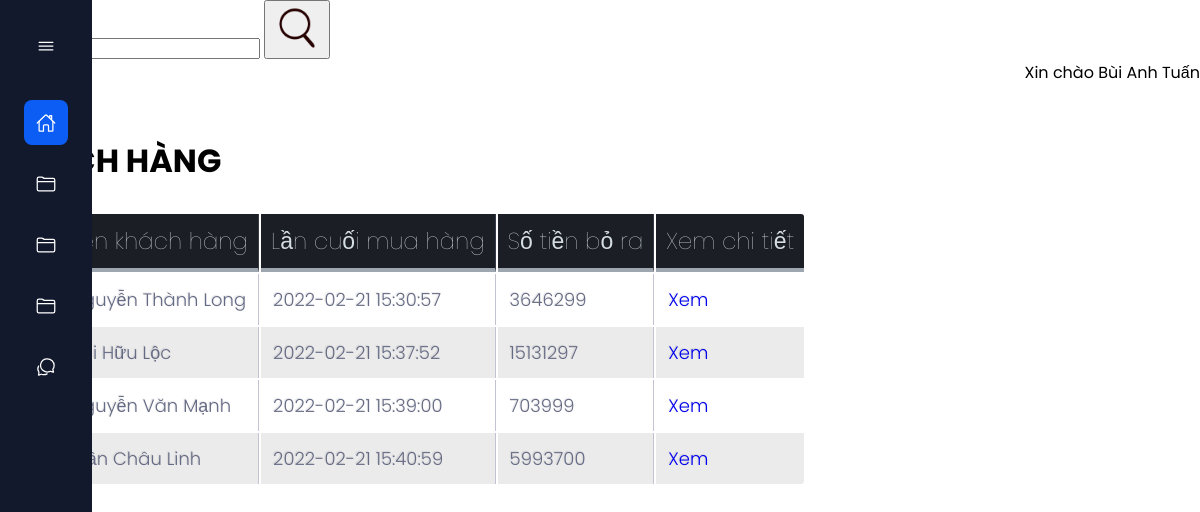
/admin/customers/index.php (signed in), run on the app's committed database.
### tables this page shows
CREATE TABLE `customers` (
  `id` int NOT NULL,
  `name` varchar(200) NOT NULL,
  `gender` varchar(200) NOT NULL,
  `dob` date NOT NULL,
  `email` varchar(200) NOT NULL,
  `password` varchar(200) NOT NULL,
  `token` varchar(200) DEFAULT NULL
);

### admin/customers/index.php (the view, shortened to what this page needs)
<!DOCTYPE html>
<html>
<head>
	<link rel="stylesheet" href="../index3.css">
	<link rel="stylesheet" href="../style_validate1.css">
	<link rel="stylesheet" type="text/css" href="../style_table.css">
</head>
<?php require '../connect_database.php';
if (isset($_GET['search'])) {
	$content_search = $_GET['search'];
} else {
	$content_search = '';
}
if ( empty($_GET['index_page']) ) {
	$index_page = 1;
} else {
	$index_page = $_GET['index_page'];
}
$sql_count_customers = "SELECT count(*) FROM customers WHERE name LIKE '%$content_search%' ";
$count_customers = mysqli_fetch_array(mysqli_query($connect_database, $sql_count_customers))['count(*)'];
$customers_per_page = 14;
$pages = ceil($count_customers / $customers_per_page);
$customers_skipped = ( $index_page - 1) * $customers_per_page;
$sql_select_customers = "
	SELECT customers.id as 'id', customers.name as 'name', IFNULL(sum(receipts.total),0) as 'money', IFNULL(MAX(receipts.order_time), 'Chưa mua lần nào') as 'last_time'
	FROM receipts
	RIGHT JOIN customers ON receipts.customer_id = customers.id
	WHERE name LIKE '%$content_search%'
	GROUP BY customers.id
	LIMIT $customers_per_page
	OFFSET $customers_skipped
";
$query_sql_select_customers = mysqli_query($connect_database, $sql_select_customers);
?>
<body>
<?php require '../menu.php'; ?>
<div class="top">
	<div class = "search">
		<form class = "form_search">
			<input type="search" name="search" value = "<?php echo $content_search ?>">
			<button>
				<img src="../style/style_image/icon_search.png" width="50px">
			</button>
		</form>
	</div>
	<div class = "login">
		<span>Xin chào <?php echo $_SESSION['name'] ?></span>
	</div>
</div>
<div class = "bot">
	<div class = "header">
		<h1 class = "header" >KHÁCH HÀNG</h1>
	</div>
	<br>
	<?php require '../validate.php' ?>
	<table class = "table">
		<tr>
			<th>Mã</th>
			<th>Tên khách hàng</th>
			<th>Lần cuối mua hàng</th>
			<th>Số tiền bỏ ra</th>
			<th>Xem chi tiết</th>
		</tr>
		<?php foreach ($query_sql_select_customers as $each_customer) { ?>
		<tr>
			<td><?php echo $each_customer['id'] ?></td>
			<td><?php echo $each_customer['name'] ?></td>
			<td><?php echo $each_customer['last_time'] ?></td>
			<td><?php echo $each_customer['money'] ?></td>
			<td>
				<a href="detail_customer.php?id=<?php echo $each_customer['id'] ?>">Xem</a>
			</td>
		</tr>
		<?php } ?>
	</table>
	<?php for ( $i = 1; $i <= $pages; $i++) {  ?>
		<a href="?index_page=<?php echo $i ?>&search=<?php echo $content_search ?>"><?php echo $i ?></a>
	<?php } ?>
</div>
</body>
</html>

### admin/index3.css (style rules this page uses)
body { padding: 0px; margin: 0px; }
.search { display: flex; justify-content: flex-start; }
.login { display: flex; justify-content: flex-end; }
.header { margin-top: 25px; background-color: white; padding: 1px; }

### admin/style_table.css (style rules this page uses)
th { color:#D5DDE5;; background:#1b1e24; border-bottom:4px solid #9ea7af; border-right: 1px solid #343a45; font-size:23px; font-weight: 100; padding:10px; text-align:left; text-shadow: 0 1px 1px rgba(0, 0, 0, 0.1); vertical-align:middle; }
th:first-child { border-top-left-radius:3px; }
th:last-child { border-top-right-radius:3px; border-right:none; }
tr { border-top: 1px solid #C1C3D1; border-bottom-: 1px solid #C1C3D1; color:#666B85; font-size:16px; font-weight:normal; text-shadow: 0 1px 1px rgba(256, 256, 256, 0.1); }
tr:first-child { border-top:none; }
tr:last-child { border-bottom:none; }
tr:nth-child(odd) td { background:#EBEBEB; }
tr:last-child td:first-child { border-bottom-left-radius:3px; }
tr:last-child td:last-child { border-bottom-right-radius:3px; }
td { background:#FFFFFF; padding:12px; text-align:left; vertical-align:middle; font-weight:300; font-size:18px; text-shadow: -1px -1px 1px rgba(0, 0, 0, 0.1); border-right: 1px solid #C1C3D1; }
td:last-child { border-right: 0px; }

### admin/style_menu.css (style rules this page uses)
:root { --nav-width: 92px; --first-color: #0C5DF4; --bg-color: #12192C; --sub-color: #B6CEFC; --white-color: #FFF; --body-font: 'Poppins', sans-serif; --normal-font-size: 1rem; --small-font-size: .875rem; --z-fixed: 100; }
*,::before,::after { box-sizing: border-box; }
body { position: relative; margin: 0; padding: 2rem 0 0 6.75rem; font-family: var(--body-font); font-size: var(--normal-font-size); transition: .5s; }
h1 { margin: 0; }
a { text-decoration: none; }

### admin/index1.css (style rules this page uses)
body { padding: 0px; margin: 0px; }
.search { display: flex; justify-content: flex-start; }
.login { display: flex; justify-content: flex-end; }
.header { margin-top: 25px; background-color: white; padding: 1px; }

### data on the page
customers: name "Nguyễn Thành Long", last_time "2022-02-21 15:30:57", money "3646299"
customers: name "Bùi Hữu Lộc", last_time "2022-02-21 15:37:52", money "15131297"
customers: name "Nguyễn Văn Mạnh", last_time "2022-02-21 15:39:00", money "703999"
customers: name "Trần Châu Linh", last_time "2022-02-21 15:40:59", money "5993700"

### other printed values
$_SESSION['name'] "Bùi Anh Tuấn"
